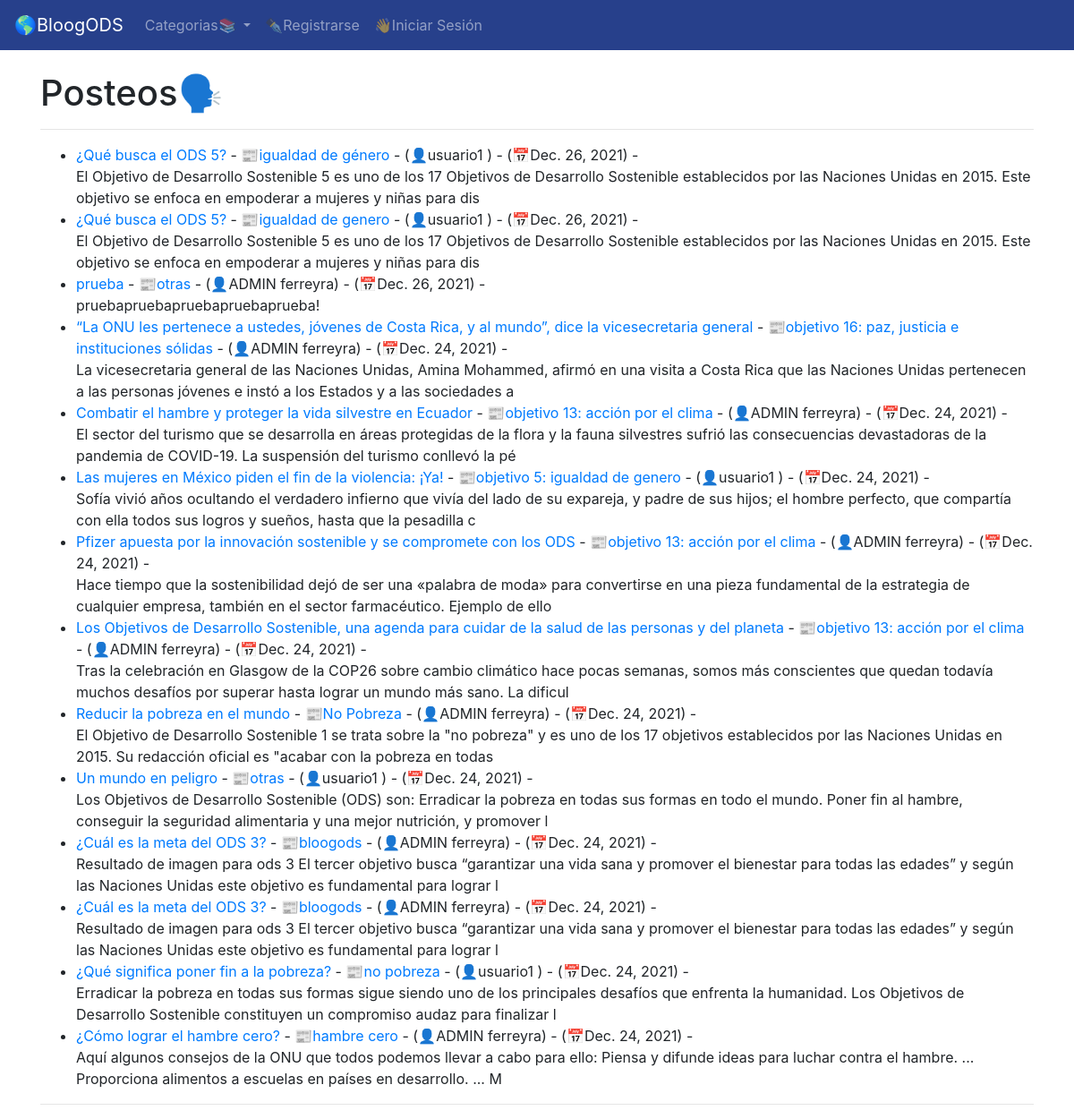
The page / on the database its author committed.
### theblog/models.py (models this page shows, shortened)
class Post(models.Model):
    title = models.CharField(max_length=255)
    title_tag = models.CharField(max_length=255)
    author = models.ForeignKey(User, on_delete=models.CASCADE)
    body = models.TextField()
    post_date =  models.DateField(auto_now_add=True)
    category = models.CharField(max_length=255, default='Otras...')
    likes = models.ManyToManyField(User, related_name='blog_posts')

### theblog/views.py (the view)
# urls.py: path('', HomeView.as_view(), name='home'),
class HomeView(ListView):
    model = Post
    template_name = 'home.html'
    ordering = ['-post_date']
    def get_context_data(self, *args, **kwargs):
        cat_menu = Category.objects.all()
        context = super(HomeView, self).get_context_data(*args, **kwargs)
        context["cat_menu"] = cat_menu
        return context

### theblog/models.py (called while the page is built)
    def __str__(self):
        return self.name

### theblog/templates/home.html (shortened to what this page needs)
{% extends 'base.html' %}
{% block content %}
<h1>Posteos🗣️</h1>
<hr>
<ul>
{% for post in object_list %}
    <li><a href="{% url 'article-detail' post.pk %}">{{post.title}}</a>
        - <a href="{% url 'category' post.category|slugify %}">📰{{ post.category }}</a>
        - (👤{{post.author.username}} {{post.author.last_name}}) -
        (📅{{ post.post_date }}) -  </a><br/>
    {{post.body|slice:":200"|safe }}</li>
{% endfor %}
</ul>
<hr>
{% endblock  %}

### rows shown on the page
Post: title "¿Qué busca el ODS 5?", category "igualdad de género", author.username "usuario1", post_date "Dec. 26, 2021", body "El Objetivo de Desarrollo Sostenible 5 es uno de los 17 Objetivos de Desarrollo Sostenible establecidos por las Naciones Unidas en 2015. Este objetivo se enfoca en empoderar a mujeres y niñas para dis"
Post: title "¿Qué busca el ODS 5?", category "igualdad de genero", author.username "usuario1", post_date "Dec. 26, 2021", body "El Objetivo de Desarrollo Sostenible 5 es uno de los 17 Objetivos de Desarrollo Sostenible establecidos por las Naciones Unidas en 2015. Este objetivo se enfoca en empoderar a mujeres y niñas para dis"
Post: title "prueba", category "otras", author.username "ADMIN", author.last_name "ferreyra", post_date "Dec. 26, 2021", body "pruebapruebapruebapruebaprueba!"
Post: title "“La ONU les pertenece a ustedes, jóvenes de Costa Rica, y al mundo”, dice la vicesecretaria general", category "objetivo 16: paz, justicia e instituciones sólidas", author.username "ADMIN", author.last_name "ferreyra", post_date "Dec. 24, 2021", body "La vicesecretaria general de las Naciones Unidas, Amina Mohammed, afirmó en una visita a Costa Rica que las Naciones Unidas pertenecen a las personas jóvenes e instó a los Estados y a las sociedades a"
Post: title "Combatir el hambre y proteger la vida silvestre en Ecuador", category "objetivo 13: acción por el clima", author.username "ADMIN", author.last_name "ferreyra", post_date "Dec. 24, 2021", body "El sector del turismo que se desarrolla en áreas protegidas de la flora y la fauna silvestres sufrió las consecuencias devastadoras de la pandemia de COVID-19. La suspensión del turismo conllevó la pé"
Post: title "Las mujeres en México piden el fin de la violencia: ¡Ya!", category "objetivo 5: igualdad de genero", author.username "usuario1", post_date "Dec. 24, 2021", body "Sofía vivió años ocultando el verdadero infierno que vivía del lado de su expareja, y padre de sus hijos; el hombre perfecto, que compartía con ella todos sus logros y sueños, hasta que la pesadilla c"
Post: title "Pfizer apuesta por la innovación sostenible y se compromete con los ODS", category "objetivo 13: acción por el clima", author.username "ADMIN", author.last_name "ferreyra", post_date "Dec. 24, 2021", body "Hace tiempo que la sostenibilidad dejó de ser una «palabra de moda» para convertirse en una pieza fundamental de la estrategia de cualquier empresa, también en el sector farmacéutico. Ejemplo de ello"
Post: title "Los Objetivos de Desarrollo Sostenible, una agenda para cuidar de la salud de las personas y del planeta", category "objetivo 13: acción por el clima", author.username "ADMIN", author.last_name "ferreyra", post_date "Dec. 24, 2021", body "Tras la celebración en Glasgow de la COP26 sobre cambio climático hace pocas semanas, somos más conscientes que quedan todavía muchos desafíos por superar hasta lograr un mundo más sano. La dificul"
Post: title "Reducir la pobreza en el mundo", category "No Pobreza", author.username "ADMIN", author.last_name "ferreyra", post_date "Dec. 24, 2021", body "El Objetivo de Desarrollo Sostenible 1 se trata sobre la \"no pobreza\" y es uno de los 17 objetivos establecidos por las Naciones Unidas en 2015. Su redacción oficial es \"acabar con la pobreza en todas"
Post: title "Un mundo en peligro", category "otras", author.username "usuario1", post_date "Dec. 24, 2021", body "Los Objetivos de Desarrollo Sostenible (ODS) son: Erradicar la pobreza en todas sus formas en todo el mundo. Poner fin al hambre, conseguir la seguridad alimentaria y una mejor nutrición, y promover l"
Post: title "¿Cuál es la meta del ODS 3?", category "bloogods", author.username "ADMIN", author.last_name "ferreyra", post_date "Dec. 24, 2021", body "Resultado de imagen para ods 3 El tercer objetivo busca “garantizar una vida sana y promover el bienestar para todas las edades” y según las Naciones Unidas este objetivo es fundamental para lograr l"
Post: title "¿Cuál es la meta del ODS 3?", category "bloogods", author.username "ADMIN", author.last_name "ferreyra", post_date "Dec. 24, 2021", body "Resultado de imagen para ods 3 El tercer objetivo busca “garantizar una vida sana y promover el bienestar para todas las edades” y según las Naciones Unidas este objetivo es fundamental para lograr l"
Post: title "¿Qué significa poner fin a la pobreza?", category "no pobreza", author.username "usuario1", post_date "Dec. 24, 2021", body "Erradicar la pobreza en todas sus formas sigue siendo uno de los principales desafíos que enfrenta la humanidad. Los Objetivos de Desarrollo Sostenible constituyen un compromiso audaz para finalizar l"
Post: title "¿Cómo lograr el hambre cero?", category "hambre cero", author.username "ADMIN", author.last_name "ferreyra", post_date "Dec. 24, 2021", body "Aquí algunos consejos de la ONU que todos podemos llevar a cabo para ello: Piensa y difunde ideas para luchar contra el hambre. ... Proporciona alimentos a escuelas en países en desarrollo. ... M"
